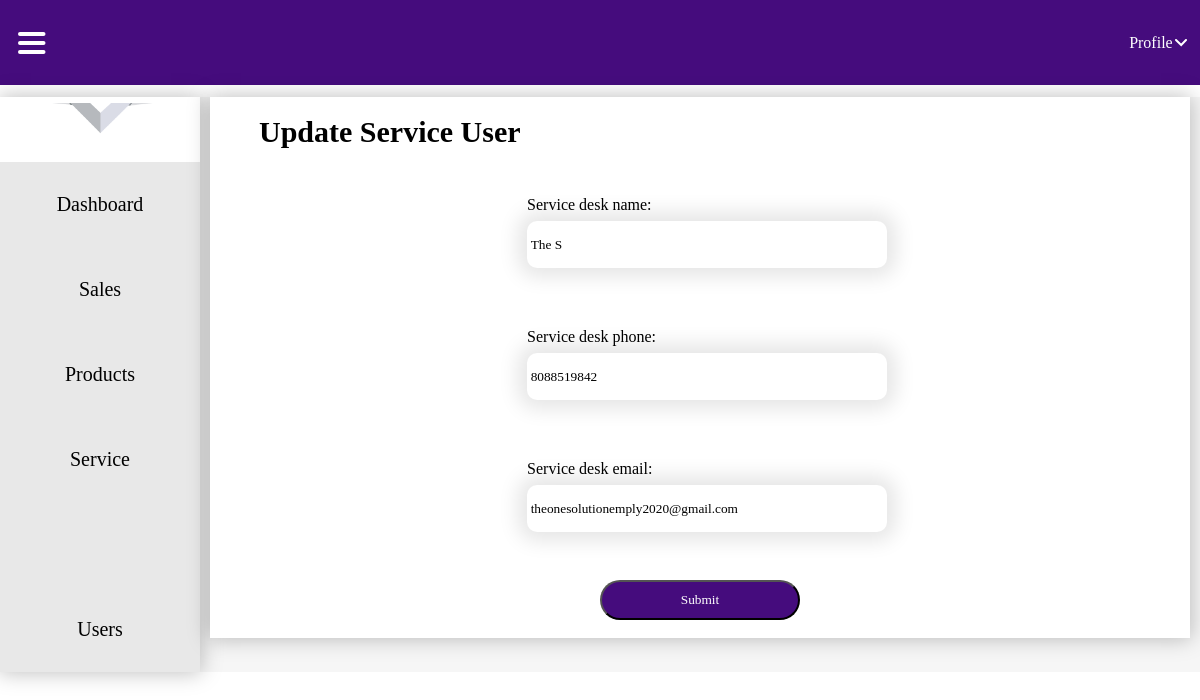
Page /servicedeskuser/serviceusersupdate/4 (signed in) on the committed database.
### mainapp/models.py (models this page shows, shortened)
class ServiceDeskUser(models.Model):
    user = models.OneToOneField(User, on_delete=models.CASCADE)
    admin = models.ForeignKey(UserProfile, on_delete=models.CASCADE)
    service_desk_name = models.CharField(max_length=100)
    service_desk_email = models.EmailField()
    service_desk_phone = models.CharField(max_length=10)

### servicedeskuser/views.py (the view, shortened to what this page needs)
# urls.py: path('serviceusersupdate/<int:pk>', ServiceUserUpdateView.as_view(), name='serviceusersupdate'),
class ServiceUserUpdateView(AdminAndLoginRequiredMixin, UpdateView):
    template_name = 'serviceuserupdate.html'
    model = ServiceDeskUser
    fields = (
        'service_desk_name',
        'service_desk_phone',
        'service_desk_email'
    )
    def get_queryset(self):
        return ServiceDeskUser.objects.all()

### saleuser/mixins.py (called while the page is built)
    def dispatch(self, request, *args, **kwargs):
        if not request.user.is_authenticated or not request.user.is_admin:
            return redirect("login")
        return super().dispatch(request, *args, **kwargs)

### servicedeskuser/templates/serviceuserupdate.html (shortened to what this page needs)
{% load static %}
<!DOCTYPE html>
<html lang="en">
<head>
    <link rel="stylesheet" href="{% static 'css/dashboard.css' %}">
</head>
<body>
     <nav>
        <div class="menu" >
            <img src="{% static 'icons/hamburger menu.svg' %}" alt="" onclick="toggleNavigation()">
        </div>
        <ul>
            <li>
                <a href="">Profile</a>
                <img src="{% static 'icons/dropdownarrowsvg.svg' %}" alt="">
            </li>
        </ul>
    </nav>
    <div class="contentholder">
        <div class="navigation">
            <img class="logo" src="{% static 'icons/Vivin-construction-and-engineering-logo.png' %}" alt="">
            <div class="tabholder">
                {% if request.user.is_admin %}
                <div class="nav-tab" id="dashboard-tab" onclick="toggleActive(this)">
                    <a href="{% url 'dashboard' %}">Dashboard</a>
                </div>
                {% endif %}
                {% if request.user.is_sales_login or request.user.is_admin %}
                <div class="nav-tab" onclick="toggleActive(this)">
                    <a href="{% url 'customerlist' %}">Sales</a>
                </div>
                <div class="nav-tab" onclick="toggleActive(this)">
                    <a href="">Products</a>
                </div>
                {% endif %}
                {% if request.user.is_service_desk or request.user.is_admin %}
                <div class="nav-tab" onclick="toggleActive(this)">
                    <a href="">Service</a>
                </div>
                {% endif %}
                <div class="nav-tab" onclick="toggleActive(this)">
                    <a href=""></a>
                </div>
                {% if request.user.is_admin %}
                <div class="nav-tab" onclick="toggleActive(this)">
                    <a href="">Users</a>
                </div>
                {% endif %}
            </div>
        </div>
        <div class="displayboard">
            <div class="whiteboard">
                <div class="alignmentmaker">
                    <h3>Update Service User</h3>
                    <form  method="post">
                        {{ form.as_p }}
                        <button type="submit" value="save">Submit</button>
                    </form>
                </div>
            </div>
        </div>
    </div>
</body>
</html>

### static/css/dashboard.css (style rules this page uses)
* { margin: 0; padding: 0; font-family: Montserrat; }
nav { background: #450C7D; width: 100%; height: 85px; display: flex; justify-content: right; align-items: center; }
nav img { margin-left: 3%; }
nav ul { width: 100%; display: flex; align-items: center; justify-content: flex-end; }
nav ul li { margin: 2%; display: flex; align-items: center; justify-content: flex-end; }
nav ul li img { margin: 2%; }
nav ul li a { text-decoration: none; color: white; font-family: Montserrat; }
.contentholder { width: 100%; display: flex; align-items: start; justify-content: center; background: #F6F6F6; margin-top: 1%; }
.navigation { width: 20%; height: 100%; background: #FFF; box-shadow: 0px 0px 20px 1px rgba(0, 0, 0, 0.25); display: grid; align-items: center; justify-items: center; transition: width 0.5s ease-in-out; }
.logo { margin: 3%; width: 80%; }
.displayboard { width: 100%; display: grid; align-items: start; justify-items: center; transition: width 0.5s ease-in-out; }
.menu { width: 100%; display: flex; align-items: center; justify-content: left; height: 100%; }
.menu img { margin: 3% 5% 3% 3%; cursor: pointer; }
.nav-tab { width: 100%; height: 85px; display: flex; align-items: center; justify-content: center; background: #E8E8E8; cursor: pointer; transition: .3s ease-in-out; }
.nav-tab a { text-decoration: none; color: black; text-align: center; font-size: 20px; color: black; width: 100%; height: 100%; display: flex; align-items: center; justify-content: center; }
.tabholder { width: 100%; }
.whiteboard { width: 98%; background: white; box-shadow: 0px 0px 20px 1px rgba(0, 0, 0, 0.25); display: flex; align-items: start; justify-content: center; }
.alignmentmaker { width: 90%; display: grid; align-items: start; justify-items: center; }
.alignmentmaker h3 { font-size: 30px; margin: 2% 0% 2% 0%; width: 100%; }
form { width: 100%; display: grid; align-items: center; justify-items: center; }
p { display: grid; align-items: center; justify-items: left; width: 40%; margin: 3%; }
label { font-size: 16px; margin: 1%; }
input { width: 100%; height: 40px; border: none; box-shadow: 0px 0px 20px 9px rgba(0,0,0,0.1); margin: 1%; padding: 1%; border-radius: 10px; }
button { width: 200px; height: 40px; background-color: #450C7D; color: #FFF; border-radius: 20px; margin: 2%; cursor: pointer; }
a { margin: 2%; }

### rows in the picture
ServiceDeskUser: service_desk_name "The S", service_desk_phone "8088519842", service_desk_email "theonesolutionemply2020@gmail.com"
